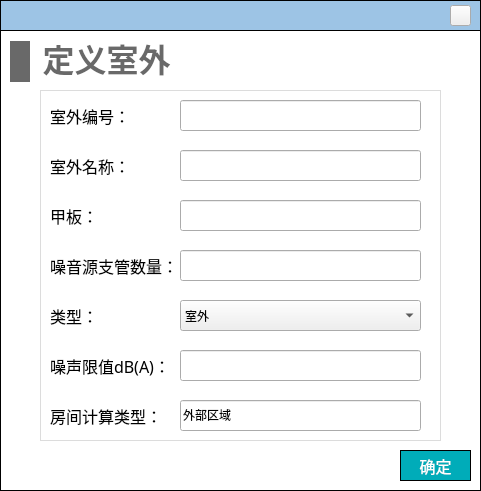
<?xml version="1.0" encoding="UTF-8"?>
<ui version="4.0">
 <class>Dialog_addouter</class>
 <widget class="QDialog" name="Dialog_addouter">
  <property name="geometry">
   <rect>
    <x>0</x>
    <y>0</y>
    <width>481</width>
    <height>491</height>
   </rect>
  </property>
  <property name="windowTitle">
   <string>Dialog</string>
  </property>
  <property name="styleSheet">
   <string notr="true">#Dialog_addouter
{
background-color:white;
}</string>
  </property>
  <widget class="QWidget" name="widget" native="true">
   <property name="geometry">
    <rect>
     <x>0</x>
     <y>30</y>
     <width>481</width>
     <height>461</height>
    </rect>
   </property>
   <property name="styleSheet">
    <string notr="true">#widget
{
border: 1px solid #000000;
}</string>
   </property>
   <widget class="QWidget" name="layoutWidget">
    <property name="geometry">
     <rect>
      <x>10</x>
      <y>10</y>
      <width>169</width>
      <height>43</height>
     </rect>
    </property>
    <layout class="QHBoxLayout" name="horizontalLayout_14">
     <item>
      <widget class="QLabel" name="label_2">
       <property name="minimumSize">
        <size>
         <width>20</width>
         <height>41</height>
        </size>
       </property>
       <property name="maximumSize">
        <size>
         <width>20</width>
         <height>41</height>
        </size>
       </property>
       <property name="styleSheet">
        <string notr="true">QLabel { 
border: none; 
background-color : rgb(105, 105, 105);
}</string>
       </property>
       <property name="text">
        <string/>
       </property>
      </widget>
     </item>
     <item>
      <widget class="QLabel" name="label_3">
       <property name="minimumSize">
        <size>
         <width>141</width>
         <height>41</height>
        </size>
       </property>
       <property name="maximumSize">
        <size>
         <width>141</width>
         <height>41</height>
        </size>
       </property>
       <property name="font">
        <font>
         <family>Microsoft YaHei</family>
         <pointsize>24</pointsize>
         <weight>75</weight>
         <bold>true</bold>
        </font>
       </property>
       <property name="styleSheet">
        <string notr="true">QLabel { 
border: none; 
color : rgb(105, 105, 105);
}</string>
       </property>
       <property name="text">
        <string>定义室外</string>
       </property>
       <property name="alignment">
        <set>Qt::AlignBottom|Qt::AlignHCenter</set>
       </property>
      </widget>
     </item>
    </layout>
   </widget>
   <widget class="QPushButton" name="pushButton">
    <property name="geometry">
     <rect>
      <x>400</x>
      <y>420</y>
      <width>71</width>
      <height>31</height>
     </rect>
    </property>
    <property name="font">
     <font>
      <family>Microsoft YaHei</family>
      <pointsize>12</pointsize>
     </font>
    </property>
    <property name="styleSheet">
     <string notr="true">QPushButton
{
	color:#ffffff; /*文字颜色*/
    background-color: #00ACB9;/*背景色*/
    border-radius:0px; /*边框倒角*/
	border: 1px solid #000000;
}


QPushButton:hover 
{
background-color: rgb(0,142,153);
color: white;
}</string>
    </property>
    <property name="text">
     <string>确定</string>
    </property>
   </widget>
   <widget class="QWidget" name="widget_2" native="true">
    <property name="geometry">
     <rect>
      <x>40</x>
      <y>60</y>
      <width>401</width>
      <height>351</height>
     </rect>
    </property>
    <property name="styleSheet">
     <string notr="true">#widget_2
{
border: 1px solid #DCDCDC;
}

QLabel
{
font-family: '黑体';
font-size: 16px;
}

QLineEdit
{
font-family: '黑体';
}

QRadioButton
{
font-family: '黑体';
}

QPushButton
{
font-family: '黑体';
}</string>
    </property>
    <widget class="QLineEdit" name="lineEdit_roomid">
     <property name="geometry">
      <rect>
       <x>140</x>
       <y>10</y>
       <width>241</width>
       <height>31</height>
      </rect>
     </property>
     <property name="font">
      <font>
       <family>黑体</family>
      </font>
     </property>
    </widget>
    <widget class="QLabel" name="label_10">
     <property name="geometry">
      <rect>
       <x>10</x>
       <y>210</y>
       <width>101</width>
       <height>31</height>
      </rect>
     </property>
     <property name="font">
      <font>
       <family>黑体</family>
       <pointsize>-1</pointsize>
      </font>
     </property>
     <property name="text">
      <string>类型：</string>
     </property>
     <property name="alignment">
      <set>Qt::AlignLeading|Qt::AlignLeft|Qt::AlignVCenter</set>
     </property>
    </widget>
    <widget class="QLineEdit" name="lineEdit_limit">
     <property name="geometry">
      <rect>
       <x>140</x>
       <y>260</y>
       <width>241</width>
       <height>31</height>
      </rect>
     </property>
     <property name="font">
      <font>
       <family>黑体</family>
      </font>
     </property>
     <property name="readOnly">
      <bool>true</bool>
     </property>
    </widget>
    <widget class="QLabel" name="label_11">
     <property name="geometry">
      <rect>
       <x>10</x>
       <y>260</y>
       <width>121</width>
       <height>31</height>
      </rect>
     </property>
     <property name="font">
      <font>
       <family>黑体</family>
       <pointsize>-1</pointsize>
      </font>
     </property>
     <property name="text">
      <string>噪声限值dB(A)：</string>
     </property>
     <property name="alignment">
      <set>Qt::AlignLeading|Qt::AlignLeft|Qt::AlignVCenter</set>
     </property>
    </widget>
    <widget class="QLineEdit" name="lineEdit_roomcalclass">
     <property name="geometry">
      <rect>
       <x>140</x>
       <y>310</y>
       <width>241</width>
       <height>31</height>
      </rect>
     </property>
     <property name="font">
      <font>
       <family>黑体</family>
      </font>
     </property>
     <property name="text">
      <string>外部区域</string>
     </property>
     <property name="readOnly">
      <bool>true</bool>
     </property>
    </widget>
    <widget class="QLabel" name="label_4">
     <property name="geometry">
      <rect>
       <x>10</x>
       <y>160</y>
       <width>131</width>
       <height>31</height>
      </rect>
     </property>
     <property name="font">
      <font>
       <family>黑体</family>
       <pointsize>-1</pointsize>
      </font>
     </property>
     <property name="text">
      <string>噪音源支管数量：</string>
     </property>
     <property name="alignment">
      <set>Qt::AlignLeading|Qt::AlignLeft|Qt::AlignVCenter</set>
     </property>
    </widget>
    <widget class="QLabel" name="label_6">
     <property name="geometry">
      <rect>
       <x>10</x>
       <y>60</y>
       <width>91</width>
       <height>31</height>
      </rect>
     </property>
     <property name="font">
      <font>
       <family>黑体</family>
       <pointsize>-1</pointsize>
      </font>
     </property>
     <property name="text">
      <string>室外名称：</string>
     </property>
     <property name="alignment">
      <set>Qt::AlignLeading|Qt::AlignLeft|Qt::AlignVCenter</set>
     </property>
    </widget>
    <widget class="QLineEdit" name="lineEdit_roomname">
     <property name="geometry">
      <rect>
       <x>140</x>
       <y>60</y>
       <width>241</width>
       <height>31</height>
      </rect>
     </property>
     <property name="font">
      <font>
       <family>黑体</family>
      </font>
     </property>
    </widget>
    <widget class="QLineEdit" name="lineEdit_jiaban">
     <property name="geometry">
      <rect>
       <x>140</x>
       <y>110</y>
       <width>241</width>
       <height>31</height>
      </rect>
     </property>
     <property name="font">
      <font>
       <family>黑体</family>
      </font>
     </property>
    </widget>
    <widget class="QComboBox" name="comboBox">
     <property name="geometry">
      <rect>
       <x>140</x>
       <y>210</y>
       <width>241</width>
       <height>31</height>
      </rect>
     </property>
     <item>
      <property name="text">
       <string>室外</string>
      </property>
     </item>
    </widget>
    <widget class="QLabel" name="label_5">
     <property name="geometry">
      <rect>
       <x>10</x>
       <y>10</y>
       <width>91</width>
       <height>31</height>
      </rect>
     </property>
     <property name="font">
      <font>
       <family>黑体</family>
       <pointsize>-1</pointsize>
      </font>
     </property>
     <property name="text">
      <string>室外编号：</string>
     </property>
     <property name="alignment">
      <set>Qt::AlignLeading|Qt::AlignLeft|Qt::AlignVCenter</set>
     </property>
    </widget>
    <widget class="QLineEdit" name="lineEdit_pipe">
     <property name="geometry">
      <rect>
       <x>140</x>
       <y>160</y>
       <width>241</width>
       <height>31</height>
      </rect>
     </property>
     <property name="font">
      <font>
       <family>黑体</family>
      </font>
     </property>
    </widget>
    <widget class="QLabel" name="label_12">
     <property name="geometry">
      <rect>
       <x>10</x>
       <y>310</y>
       <width>111</width>
       <height>31</height>
      </rect>
     </property>
     <property name="font">
      <font>
       <family>黑体</family>
       <pointsize>-1</pointsize>
      </font>
     </property>
     <property name="text">
      <string>房间计算类型：</string>
     </property>
     <property name="alignment">
      <set>Qt::AlignLeading|Qt::AlignLeft|Qt::AlignVCenter</set>
     </property>
    </widget>
    <widget class="QLabel" name="label_7">
     <property name="geometry">
      <rect>
       <x>10</x>
       <y>110</y>
       <width>81</width>
       <height>31</height>
      </rect>
     </property>
     <property name="font">
      <font>
       <family>黑体</family>
       <pointsize>-1</pointsize>
      </font>
     </property>
     <property name="text">
      <string>甲板：</string>
     </property>
     <property name="alignment">
      <set>Qt::AlignLeading|Qt::AlignLeft|Qt::AlignVCenter</set>
     </property>
    </widget>
   </widget>
  </widget>
  <widget class="QWidget" name="widget_top" native="true">
   <property name="geometry">
    <rect>
     <x>0</x>
     <y>0</y>
     <width>481</width>
     <height>31</height>
    </rect>
   </property>
   <property name="styleSheet">
    <string notr="true">#widget_top
{
border: 1px solid #000000;
background-color: rgb(157, 196, 229);
background-color: rgb(157, 196, 229);
}</string>
   </property>
   <widget class="QPushButton" name="close">
    <property name="geometry">
     <rect>
      <x>450</x>
      <y>5</y>
      <width>21</width>
      <height>21</height>
     </rect>
    </property>
    <property name="styleSheet">
     <string notr="true">border-image: url(:/images/image/closeWindow.jpg);</string>
    </property>
    <property name="text">
     <string/>
    </property>
   </widget>
  </widget>
 </widget>
 <resources/>
 <connections/>
</ui>
